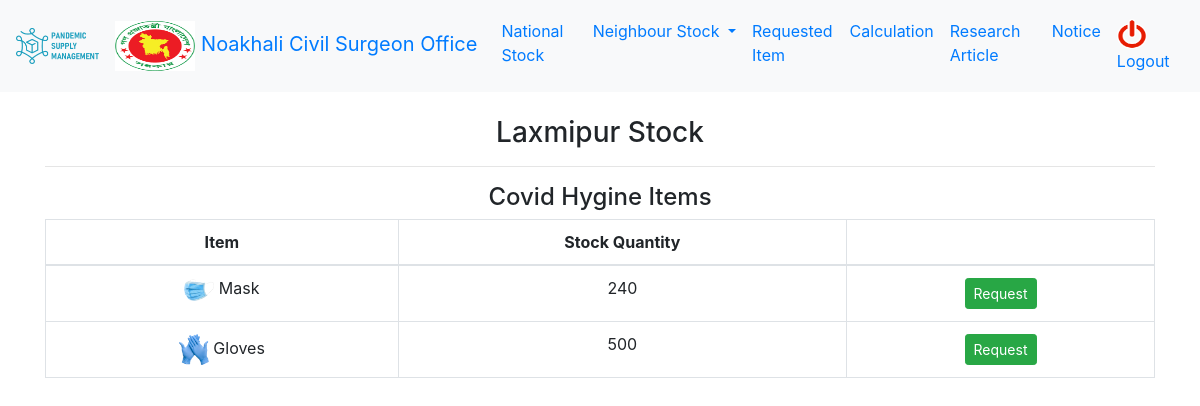
/adjacent_stock/2/category/1 (signed in), run on an earlier commit of the app's database.
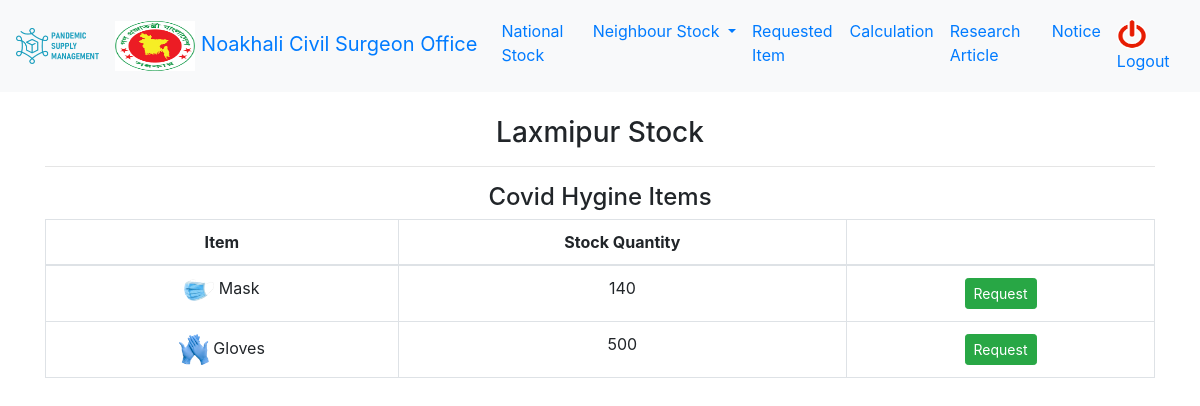
And on a later commit of the database.
### psm/models.py (models this page shows, shortened)
class DistrictStore(models.Model):
    district = models.ForeignKey(District, on_delete=models.CASCADE, related_name='district_stores')
    item = models.ForeignKey(Item, on_delete=models.CASCADE, related_name='district_stores')
    stock_quantity = models.IntegerField(null=True, blank=True)
    used_quantity = models.IntegerField(null=True, blank=True)
    created = models.DateTimeField(auto_now_add=True, null=True)
    updated = models.DateTimeField(auto_now=True, null=True)

class Item(models.Model):
    name = models.CharField(max_length=120)
    category = models.IntegerField(choices=CATEGORY_TYPE, null=True, blank=True)
    stock_quantity = models.IntegerField(null=True, blank=True)
    used_quantity = models.IntegerField(null=True, blank=True)
    image = models.ImageField(null=True, blank=True)
    distribution_type = models.IntegerField(choices=DISTRIBUTION_TYPE, null=True, blank=True, default=1)
    distribution_amount = models.FloatField(null=True,blank=True)
    created = models.DateTimeField(auto_now_add=True, null=True)
    updated = models.DateTimeField(auto_now=True, null=True)
    def __str__(self):
        return self.name

### psm/views.py (the view)
# urls.py: path('adjacent_stock/<int:district_id>/category/<int:id>', adjacent_district, name='adjacent_district'),
@login_required(login_url='/login')
def adjacent_district(request, district_id, id):
    district = District.objects.get(id=district_id)
    user_district = request.user.district_user_permissions.first().district
    if id == 1:
        context = {"district": user_district,
                   'neighbour_district': district,
                   'category': id,
                   'hygenic_items': district.district_stores.filter(item__category=2),
                   'medical_items': district.district_stores.filter(item__category=1),
                   }
    elif id == 3:
        context = {"district": user_district,
                   'neighbour_district': district,
                   'category': id,
                   'dengu_items': district.district_stores.filter(item__category=3),
                   }
    elif id == 4:
        context = {"district": user_district,
                   'neighbour_district': district,
                   'category': id,
                   'cholera_items': district.district_stores.filter(item__category=4),
                   }
    else:
        context = {
            'category': id,
            'district': user_district,
            'neighbour_district': district,
        }
    return render(request, 'adjacent_district.html', context)

### psm/models.py (called while the page is built)
    def __str__(self):
        return self.name

### templates/adjacent_district.html (shortened to what this page needs)
{% extends "base.html" %}
{% load static %}
{% block container %}
<div class="container">
    <h3>{{neighbour_district}} Stock</h3>
    <hr>
{% if category == 1 and hygenic_items|length > 0 %}
    <table class="table table-hover table-bordered">
        <thead><h4>Covid Hygine Items</h4></thead>
      <tr>
        <th>Item</th>
        <th>Stock Quantity</th>
      </tr>
    <tbody>
    {% for item in hygenic_items %}
      <tr>
        <td><img class="img-fluid" src="{{item.item.image.url}}" width="30px" height="30px">  {{item.item}}</td>
        <td>{{item.stock_quantity}}</td>
          <td>
      <a href="/request_stock/{{category}}/district/{{neighbour_district.id}}/item/{{item.item.id}}" class="btn btn-success btn-sm" role="button"> Request</a>
    </td>
      </tr>
    {% endfor %}
    </tbody>
  </table>
    {% endif %}
</div>
{% endblock %}

What changed in the data, as far as the page shows it:
changed DistrictStore "Mask": stock_quantity "240" → "140"
